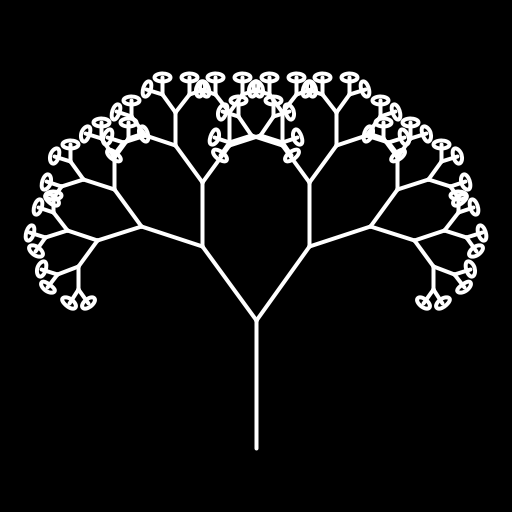
Frame 1 (no input)
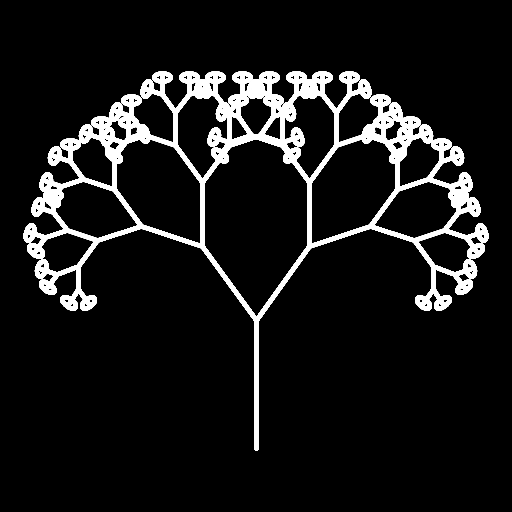
Frame 60 (the mouse pressed at the canvas centre just before this capture)
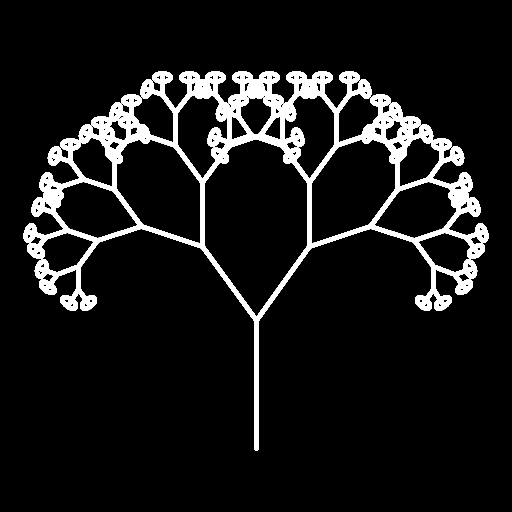
Frame 120 (the mouse held since frame 60 and released just before this capture)

The Processing sketch that drew these frames (run headless with seeded random() and noise(); from frame 60 on, the mouse is pressed at the canvas centre):

// Processing sketch: orang
// ── orang.pde
int Branching =7;
void setup()
{
  size(512,512);
  background(0);
  stroke(255);
  strokeWeight(4);
  noFill();
}
void draw()
{
  translate(width/2, 7*height/8);
  tree(height/4, PI/5, 1.41, Branching);
}
//make a tree by recursion
void tree(float sz, float a, float sf, int n)
{
  if(n==0)
    return;  //terminate if n is zero
  line(0,0,0,-sz); //draw a line
  if (n==1) // if end of tree draw a leaf
    ellipse(0,-sz, 16, 8);
  --n; // decrement Branching 
  pushMatrix(); // save coordinate System
  translate(0, -sz); //move to end of branch
  rotate(a); //rotate by angle
  tree(sz/sf, a, sf, n); //draw a tree
  rotate(-2*a); //rotate other way
  tree(sz/sf, a, sf, n); //draw a tree
  popMatrix(); //restore coordinate
}
